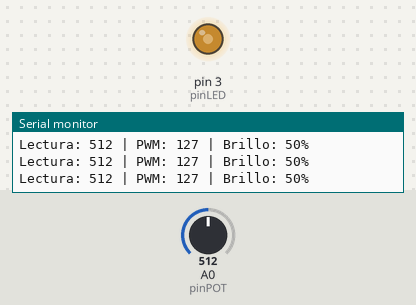
The sketch below on a simulated Arduino Uno, built with avr-gcc and run on an emulated ATmega328P. Shown: output pins drawn as LEDs (lit = HIGH), the last lines printed to the serial monitor. Inputs (shaded band) come from the test bench; at power-on: A0 (pinPOT) = 512.

Above: at 1.2 s.
1.3 s: A0 (pinPOT) set to 716
At 1.6 s:
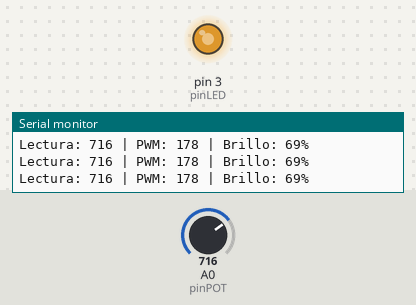
2.8 s: A0 (pinPOT) set to 900
At 3.3 s:
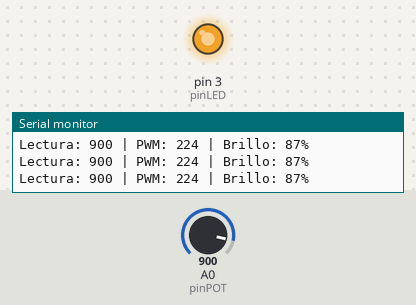
4.3 s: A0 (pinPOT) set to 122
At 4.9 s:
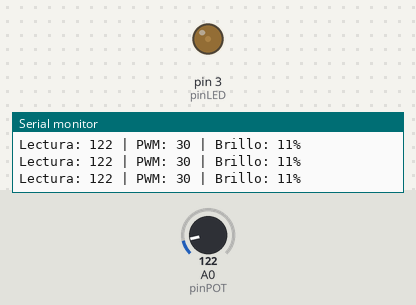
5.8 s: A0 (pinPOT) set to 108
At 6.5 s:
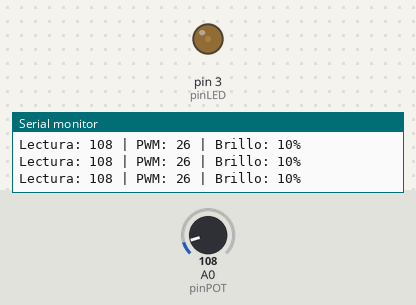
8.8 s: A0 (pinPOT) set to 102
At 9.7 s:
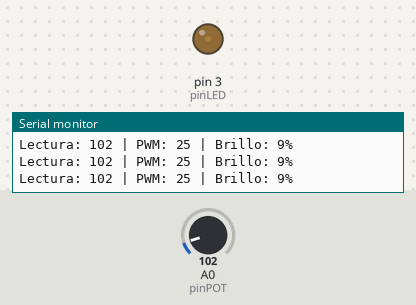
10.3 s: A0 (pinPOT) set to 511
At 11.4 s:
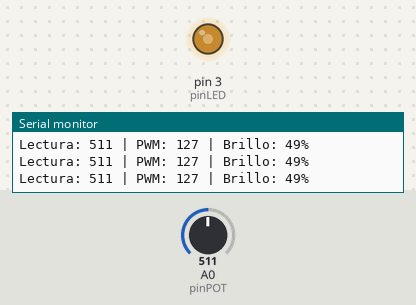
Timing chart, 0 to 12.8 s (numbered marks = the images above; inputs shaded):
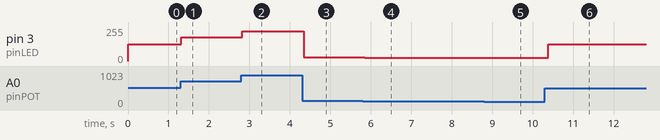

Measured:
- after the input at 1.3 s, pin 3 (pinLED): 127/255 → 178/255 at once
- after the input at 2.8 s, pin 3 (pinLED): 178/255 → 224/255 at once
- after the input at 4.3 s, pin 3 (pinLED): 224/255 → 30/255 at once
- after the input at 5.8 s, pin 3 (pinLED): 30/255 → 26/255 after 0.05 s
- after the input at 8.8 s, pin 3 (pinLED): 26/255 → 25/255 after 0.08 s
- after the input at 10.3 s, pin 3 (pinLED): 25/255 → 127/255 after 0.09 s

The sketch:

Laboratorio2.2.ino
```cpp
int pinLED = 3;
int pinPOT = A0;

void setup() {
  pinMode(pinLED, OUTPUT);
  Serial.begin(9600);              // Inicia la comunicación serial
}

void loop() {
  int valor = analogRead(pinPOT);              // 0 a 1023
  int PWM = map(valor, 0, 1023, 0, 255);       // 0 a 255
  int porcentaje = map(valor, 0, 1023, 0, 100);

  analogWrite(pinLED, PWM);

  Serial.print("Lectura: ");
  Serial.print(valor);
  Serial.print(" | PWM: ");
  Serial.print(PWM);
  Serial.print(" | Brillo: ");
  Serial.print(porcentaje);
  Serial.println("%");

  delay(100);                      // Más pausa para poder leer el monitor
}
```
